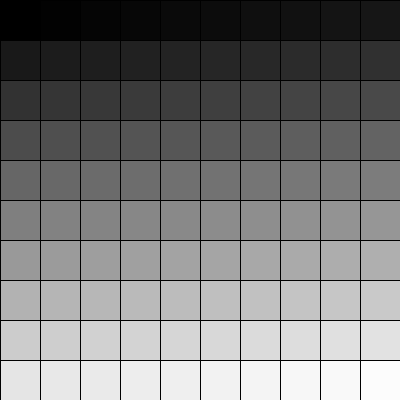
Frame 1 (no input)
Frame 60 (the mouse pressed at the canvas centre just before this capture): identical to frame 1, image omitted
Frame 120 (the mouse held since frame 60 and released just before this capture): identical to frame 1, image omitted

The Processing sketch that drew this single still picture (run headless with seeded random() and noise(); from frame 60 on, the mouse is pressed at the canvas centre):

// Processing sketch: exercise6
// ── exercise6.pde
// Answer to Exercise 6

int s;

void setup() {
  size(400, 400);
  background(0);
  rectMode(CENTER);
  s = width/10;
}

void draw() {
  background(0);
  float total = (width/s * height/s); // 
  float fillValue = 0;
  // Start with i as 0
  float y = s/2;
  // While i is less than the width of the window
  while (y < height) {
    float x = s/2;
    while (x < width) {
      fill(fillValue);
      rect(x, y, s, s);
      // Increase i by 10
      x = x + s;
      fillValue = fillValue + (255/total);
    }
    y = y + s;
  }
}
